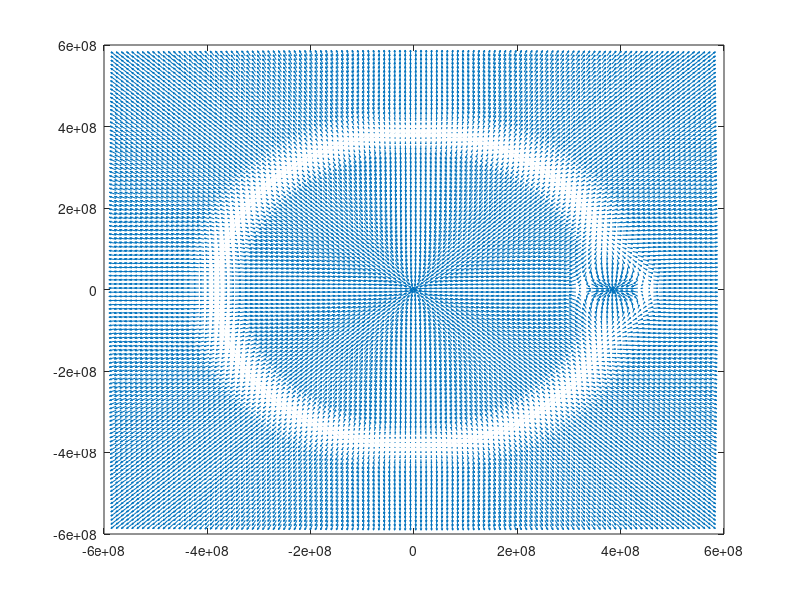

MATLAB code for this plot:
G = 6.6738480e-11; % m^3 kg^-1 s^-2
M1 = 5.9742e24; % kg
M2 = 7.3477e22; % kg
R = 384400000; % m

Mu = G*(M1 + M2); % Standard gravitational parameter
AngVelSq = Mu / (R^3); % Square of angular velocity of orbit

% Mass 1 at 0,0
% Mass 2 at R,0

% Center of mass of 2-body system
CMX = (0 * M1 + R * M2) / (M1 + M2);
CMY = (0 * M1 + 0 * M2) / (M1 + M2);

figure
% all x,y pairs in the grid
[Xs,Ys] = meshgrid(-1.5*R:10000000:1.5*R);
% vector to mass 1
DX1s = (Xs - 0);
DY1s = (Ys - 0);
% squared distances to mass 1
D1s = DX1s.^2 + DY1s.^2;
% unit directions to mass 1
NX1s = -DX1s ./ sqrt(D1s);
NY1s = -DY1s ./ sqrt(D1s);
% acceleration magnitude towards mass 1
A1s = G * M1 ./ D1s;
% acceleration vector towards mass 1
AX1s = NX1s .* A1s;
AY1s = NY1s .* A1s;

% vector to mass 2
DX2s = (Xs - R);
DY2s = (Ys - 0);
% squared distances to mass 2
D2s = DX2s.^2 + DY2s.^2;
% unit directions to mass 2
NX2s = -DX2s ./ sqrt(D2s);
NY2s = -DY2s ./ sqrt(D2s);
% acceleration magnitude towards mass 2
A2s = G * M2 ./ D2s;
% acceleration vector towards mass 2
AX2s = NX2s .* A2s;
AY2s = NY2s .* A2s;

% Centripetal accelaration in the rotating reference frame
% (at every point, acceleration required to match the period
% of the two bodies' orbit)
DCMXs = (Xs - CMX);
DCMYs = (Ys - CMY);

ACXs = DCMXs .* AngVelSq;
ACYs = DCMYs .* AngVelSq;

AXs = AX1s + AX2s + ACXs;
AYs = AY1s + AY2s + ACYs;

%AXs = ACXs;
%AYs = ACYs;

% Hack - cap magnitudes
MaxMag = 0.001;
AMs = sqrt(AXs.^2 + AYs.^2);
Over = (AMs > MaxMag);
Scales = (Over .* (MaxMag ./ AMs) + (1 - Over));
AXs = Scales .* AXs;
AYs = Scales .* AYs;

% Hack - log-scale vector lengths
%Ls = sqrt(AXs.^2 + AYs.^2);
%LLs = log(Ls + 1);
%Ss = LLs ./ Ls;
%AXs = AXs .* Ss;
%AYs = AYs .* Ss;

%contour(Xs,Ys,Mags)
%hold on
quiver(Xs,Ys,AXs,AYs, 1)
colormap hsv
hold off